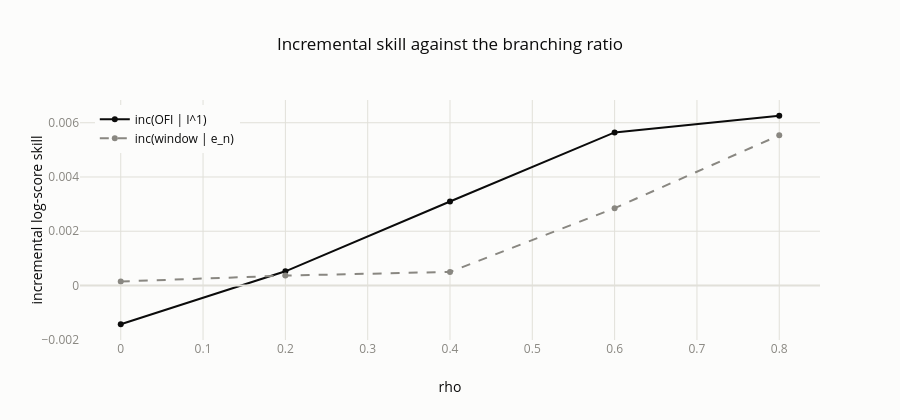

The cell this chart's notebook holds for it:
### Code cell
figure = go.Figure()
for column, colour, dash in (("inc(OFI | I^1)", INK, None), ("inc(window | e_n)", MUTED, "dash")):
    figure.add_trace(go.Scatter(x=RHO_LADDER["rho"], y=RHO_LADDER[column],
                                mode="lines+markers", name=column,
                                line=dict(color=colour, dash=dash)))
figure.add_hline(y=0.0, line=dict(color=GRID))
figure.update_layout(title="Incremental skill against the branching ratio",
                     xaxis=dict(title="rho"), yaxis=dict(title="incremental log-score skill"),
                     height=420, legend=dict(x=0.02, y=0.98))
figure.show()

### Figure 1 — Plotly figure (JSON) as saved in the notebook; plotly's stock layout.template omitted (floating-point values rounded to 4 significant figures)
{"data": [{"line": {"color": "#0b0b0b"}, "mode": "lines+markers", "name": "inc(OFI | I^1)", "type": "scatter", "x": [0.0, 0.2, 0.4, 0.6, 0.8], "y": [-0.001429, 0.0005227, 0.003097, 0.005642, 0.006258]}, {"line": {"color": "#898781", "dash": "dash"}, "mode": "lines+markers", "name": "inc(window | e_n)", "type": "scatter", "x": [0.0, 0.2, 0.4, 0.6, 0.8], "y": [0.0001468, 0.0003643, 0.0005013, 0.00285, 0.005538]}], "layout": {"height": 420, "legend": {"x": 0.02, "y": 0.98}, "shapes": [{"line": {"color": "#e1e0d9"}, "type": "line", "x0": 0, "x1": 1, "xref": "x domain", "y0": 0, "y1": 0, "yref": "y"}], "title": {"text": "Incremental skill against the branching ratio"}, "xaxis": {"title": {"text": "rho"}}, "yaxis": {"title": {"text": "incremental log-score skill"}}}}
